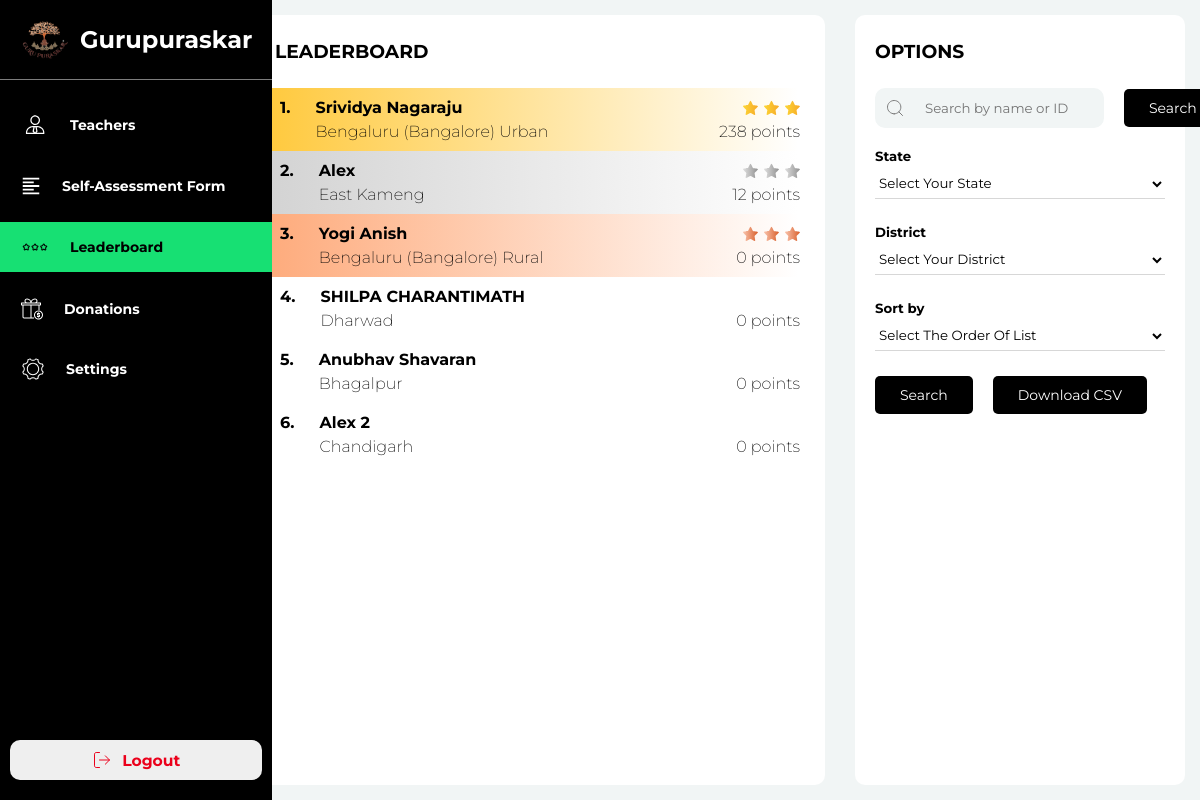
/gurupuraskar-main-main/admin/leaderboard.php (signed in), run on the app's committed database.
### tables this page shows
CREATE TABLE `users` (
  `id` int(11) NOT NULL,
  `user_code` varchar(256) NOT NULL,
  `user_mob_num` varchar(128) NOT NULL,
  `user_class` varchar(10) NOT NULL,
  `user_blocked` tinyint(1) NOT NULL DEFAULT 0
);

CREATE TABLE `users_data` (
  `id` int(11) NOT NULL,
  `user_code` varchar(256) NOT NULL,
  `user_full_name` varchar(256) NOT NULL,
  `user_email` varchar(256) NOT NULL,
  `user_gender` varchar(10) NOT NULL,
  `user_age` int(11) NOT NULL,
  `user_res_address` text NOT NULL,
  `user_state` varchar(128) NOT NULL,
  `user_district` varchar(128) NOT NULL,
  `user_taluk` varchar(256) NOT NULL,
  `user_pincode` varchar(256) NOT NULL,
  `user_education` varchar(256) NOT NULL,
  `institute_id` varchar(256) NOT NULL,
  `institute_name` varchar(256) NOT NULL,
  `institute_type` varchar(256) NOT NULL,
  `user_designation` varchar(128) NOT NULL,
  `institute_address` text NOT NULL,
  `institute_state` varchar(256) NOT NULL,
  `institute_district` varchar(256) NOT NULL,
  `institute_taluk` varchar(256) NOT NULL,
  `institute_pincode` varchar(256) NOT NULL,
  `user_identity` varchar(128) NOT NULL,
  `user_referral_code` varchar(256) NOT NULL,
  `user_kgid` varchar(256) NOT NULL
);

CREATE TABLE `users_score` (
  `id` int(11) NOT NULL,
  `user_code` varchar(128) NOT NULL,
  `user_arp` float NOT NULL,
  `user_rp` int(11) NOT NULL,
  `user_score` int(11) NOT NULL DEFAULT 0
);

### gurupuraskar-main-main/admin/leaderboard.php (the view, shortened to what this page needs)
<?php include "includes/components/html-header.php"; displayTitle("Leaderboard"); importStyleSheets(["admin-panel", "input", "leaderboard"]); ?>
<?php include "includes/components/leaderboard.php"; ?>
<?php include "includes/functions/security.php"; ?>
<body>
    <main>
        <?php include "includes/components/sidebar.php"; ?>
        <div class="options flex column justify-start">
            <div class="options-title">
                <h3>OPTIONS</h3>
            </div>
            <form method="GET" class="search-name-form flex justify-start align-center gap-20px" style="padding-right: 20px;">
                <div class="options-search flex justify-start align-center full-width">
                    <img src="./../assets/svg/search-icon.svg" alt="">
                    <input type="search" name="q" placeholder="Search by name or ID" required>
                </div>
                <button name="search-name" type="submit" id="download-csv">Search</button>
            </form>
            <form method="GET" id="leaderboard-form" class="options-inputs flex column justify-start align-start">
                <div class="input-field full-width flex column align-start gap-5px">
                    <span class="input-field-title flex full-width justify-start gap-10px">
                        <h5>State</h5>
                    </span>
                    <select id="user-state" class="select-option" title="Select your state" name="user-state" id="" required>
                        <option value="">Select your state</option>
                    </select>
                </div>
                <div class="input-field full-width flex column align-start gap-5px">
                    <span class="input-field-title flex full-width justify-start gap-10px">
                        <h5>District</h5>
                    </span>
                    <select id="user-district" class="select-option" title="Select your district" name="user-district" id="" required>
                        <option value="">Select your district</option>
                    </select>
                </div>
                <div class="input-field full-width flex column align-start gap-5px">
                    <span class="input-field-title flex full-width justify-start gap-10px">
                        <h5>Sort by</h5>
                    </span>
                    <select title="Select the order of List" name="list-order" id="list-order" required>
                        <option value="">Select the order of list</option>
                    </select>
                </div>
                <div class="flex justify-start align-center gap-20px">
                    <button form="leaderboard-form" name="search-leaderboard" type="submit" id="download-csv">Search</button>
                    <button form="download-form" name="download" type="submit" id="download-csv">Download CSV</button>
                </div>
            </form>
        </div>
        <div class="leaderboard flex column justify-start">
            <div class="leaderboard-title flex">
                <h3>LEADERBOARD</h3>
            </div>
            <div class="leaderboard-scores flex column align-center">
                <?php
                if (isset($_GET['q']) && !empty($_GET['q'])) {
                    $q = "%" . $_GET['q'] . "%";
                    $stmt = $connection->prepare(
                        "SELECT users.user_code AS u_code, users_data.user_full_name AS name,
                        users_score.user_score AS score, users_data.user_district AS district FROM users
                        INNER JOIN users_data ON users.user_code = users_data.user_code
                        INNER JOIN users_score ON users.user_code = users_score.user_code
                        WHERE users_data.user_id LIKE :q OR users_data.user_full_name LIKE :q"
                    );
                    $stmt->bindParam(":q", $q);
                    $stmt->execute();
                    $result = $stmt->fetch(PDO::FETCH_ASSOC);
                    if ($result) {
                        echo firstUserInLeaderboard(1, $result['name'], $result['district'], $result['score']);
                    } else {
                        echo "<h2>No user found.<h2>";
                    }
                } else {
                    if (isset($_GET['search-leaderboard'])) {
                        $state = $_GET['user-state'];
                        $district = $_GET['user-district'];
                        $order = $_GET['list-order'];
                        $order = $order === "desc" ? "DESC" : "ASC";
                        $query =
                        "SELECT users.user_code AS u_code, users_data.user_full_name AS name,
                        users_score.user_score AS score,
                        users_data.user_district AS district FROM users
                        INNER JOIN users_data ON users.user_code = users_data.user_code
                        INNER JOIN users_score ON users.user_code = users_score.user_code
                        WHERE users_data.user_state = :s1 AND users_data.user_district = :s2
                        ORDER BY users_score.user_score " . $order;
                        $stmt = $connection->prepare($query);
                        $stmt->bindParam(":s1", $state);
                        $stmt->bindParam(":s2", $district);
                        $stmt->execute();
                        $result = $stmt->fetchAll(PDO::FETCH_ASSOC);
                    } else {
                        $query =
                        "SELECT users.user_code AS u_code, users_data.user_full_name AS name,
                        users_score.user_score AS score,
                        users_data.user_district AS district FROM users
                        INNER JOIN users_data ON users.user_code = users_data.user_code
                        INNER JOIN users_score ON users.user_code = users_score.user_code
                        ORDER BY users_score.user_score DESC";
                        $stmt = $connection->prepare($query);
                        $stmt->execute();
                        $result = $stmt->fetchAll(PDO::FETCH_ASSOC);
                    }
                    if ($stmt->rowCount() > 0) {
                        $rank = 1;
                        foreach ($result as $key => $value) {
                            switch ($rank) {
                                case 1:
                                    echo firstUserInLeaderboard($rank, $value['name'], $value['district'], $value['score']);
                                    break;
                                case 2:
                                    echo secondUserInLeaderboard($rank, $value['name'], $value['district'], $value['score']);
                                    break;
                                case 3:
                                    echo thirdUserInLeaderboard($rank, $value['name'], $value['district'], $value['score']);
                                    break;
                                default:
                                    echo userInLeaderboard($rank, $value['name'], $value['district'], $value['score']);
                                    break;
                            }
                            $rank++;
                        }
                    } else {
                        echo "<h2>No user found.<h2>";
                    }
                }
                ?>
            </div>
        </div>
    </main>
</body>
</html>

### gurupuraskar-main-main/admin/includes/components/leaderboard.php
<?php
function firstUserInLeaderboard($rank, $name, $addr, $point) {
    return <<<DELIMETER
    <div class="score full-width first">
        <h4 class="score-number">{$rank}.</h4>
        <div class="score-details flex column gap-5px">
            <div class="row-1 full-width flex justify-sp-bt align-center">
                <h4 class="name">{$name}</h4>
                <div class="stars flex justify-center align-center gap-5px">
                    <img src="./../assets/svg/star-gold.svg">
                    <img src="./../assets/svg/star-gold.svg">
                    <img src="./../assets/svg/star-gold.svg">
                </div>
            </div>
            <div class="row-2 full-width flex justify-sp-bt align-center">
                <h4 class="address fw-200">{$addr}</h4>
                <h4 class="score-points fw-200">{$point} points</h4>
            </div>
        </div>
    </div>
    DELIMETER;
}
function secondUserInLeaderboard($rank, $name, $addr, $point) {
    return <<<DELIMETER
    <div class="score full-width second">
        <h4 class="score-number">{$rank}.</h4>
        <div class="score-details flex column gap-5px">
            <div class="row-1 full-width flex justify-sp-bt align-center">
                <h4 class="name">{$name}</h4>
                <div class="stars flex justify-center align-center gap-5px">
                    <img src="./../assets/svg/star-silver.svg">
                    <img src="./../assets/svg/star-silver.svg">
                    <img src="./../assets/svg/star-silver.svg">
                </div>
            </div>
            <div class="row-2 full-width flex justify-sp-bt align-center">
                <h4 class="address fw-200">{$addr}</h4>
                <h4 class="score-points fw-200">{$point} points</h4>
            </div>
        </div>
    </div>
    DELIMETER;
}
function thirdUserInLeaderboard($rank, $name, $addr, $point) {
    return <<<DELIMETER
    <div class="score full-width third">
        <h4 class="score-number">{$rank}.</h4>
        <div class="score-details flex column gap-5px">
            <div class="row-1 full-width flex justify-sp-bt align-center">
                <h4 class="name">{$name}</h4>
                <div class="stars flex justify-center align-center gap-5px">
                    <img src="./../assets/svg/star-bronze.svg">
                    <img src="./../assets/svg/star-bronze.svg">
                    <img src="./../assets/svg/star-bronze.svg">
                </div>
            </div>
            <div class="row-2 full-width flex justify-sp-bt align-center">
                <h4 class="address fw-200">{$addr}</h4>
                <h4 class="score-points fw-200">{$point} points</h4>
            </div>
        </div>
    </div>
    DELIMETER;
}
function userInLeaderboard($rank, $name, $addr, $point) {
    echo <<<DELIMETER
    <div class="score full-width">
        <h4 class="score-number">{$rank}.</h4>
        <div class="score-details flex column gap-5px">
            <div class="row-1 full-width flex justify-sp-bt align-center">
                <h4 class="name">{$name}</h4>
            </div>
            <div class="row-2 full-width flex justify-sp-bt align-center">
                <h4 class="address fw-200">{$addr}</h4>
                <h4 class="score-points fw-200">{$point} points</h4>
            </div>
        </div>
    </div>
    DELIMETER;
}
?>

### gurupuraskar-main-main/css/base.css (style rules this page uses)
:root { --font-montserrat: Montserrat; --font-poppins: Poppins; --font-size-base: 16px; --font-size-sm: 14px; --font-size-17xl: 36px; --font-size-5xl: 24px; --color-white: rgb(255, 255, 255); --color-white-50: rgba(255, 255, 255, 0.5); --color-black: rgb(0, 0, 0); --color-dimgray-100: rgb(77, 77, 77); --color-light-gray: rgba(241, 245, 245, 1); --color-light-gray-100: rgba(215, 215, 215, 1); --color-gray-100: rgb(125, 125, 125); --color-whitesmoke-100: rgb(248, 247, 243); --color-whitesmoke-200: rgba(238, 238, 238, 0.5); --color-bright-green: rgb(23, 224, 115); --color-light-green: rgba(202, 255, 226, 1); --color-bright-red: rgb(235, 0, 27); --color-light-red: rgba(255, 207, 207, 0.5); --color-light-yellow: rgba(255, 245, 219, 1); --color-orange: rgba(255, 138, 0, 1); --color-blue: rgba(58, 120, 240, 1); --color-light-blue: rgba(218, 230, 255, 1); --color-light-turquoise: rgb(222, 244, 255); --color-gold: rgba(255, 200, 57, 1); --color-dim-brown: rgba(249, 240, 216, 1); --color-dim-blue: rgba(221, 227, 243, 1); --color-dim-green: rgba(222, 237, 228, 1); --color-dim-orange: rgba(255, 232, 221, 1); --gradient-gold: linear-gradient(90deg, #FFC839 0%, rgba(241, 241, 241, 0) 95.3%); --gradient-silver: linear-gradient(90deg, #D2D2D2 0%, rgba(241, 241, 241, 0) 95.3%); --gradient-bronze: linear-gradient(90deg, #FEA979 0%, rgba(241, 241, 241, 0) 95.3%); --br-7xs: 6px; --br-3xs: 10px; }
* { box-sizing: border-box; margin: 0%; padding: 0%; border-collapse: collapse; font-family: var(--font-montserrat); border-collapse: collapse; transition: 0.1s all ease-in-out; }
.fw-200 { font-weight: 200; }
.full-width { width: 100%; }
.gap-5px { gap: 5px; }
.gap-10px { gap: 10px; }
.gap-20px { gap: 20px; }
.flex { display: flex; }
.flex.column { flex-flow: column; }
.flex.justify-center { justify-content: center; }
.flex.justify-sp-bt { justify-content: space-between; }
.flex.justify-start { justify-content: flex-start; }
.flex.align-center { align-items: center; }
.flex.align-start { align-items: flex-start; }

### gurupuraskar-main-main/css/admin-panel.css (style rules this page uses)
main { background-color: var(--color-light-gray); }
@media (min-width: 1024px) { main { height: 100vh; display: grid; grid-template-columns: 20% 50% 30%; } }

### gurupuraskar-main-main/css/input.css (style rules this page uses)
.input-field select { width: 100%; height: 30px; border: none; background: transparent; border-bottom: 1.5px solid var(--color-light-gray-100); outline: none; text-transform: capitalize; }

### gurupuraskar-main-main/css/leaderboard.css (style rules this page uses)
.leaderboard { background-color: var(--color-white); }
.leaderboard .leaderboard-title, .options .options-title { padding: 25px 20px; }
.leaderboard .leaderboard-title h3, .options .options-title h3 { font-weight: 200; }
.leaderboard .leaderboard-scores .score { padding: 10px 25px; display: flex; justify-content: start; align-items: start; gap: 25px; }
.leaderboard .leaderboard-scores .score.first { background: var(--gradient-gold); }
.leaderboard .leaderboard-scores .score.second { background: var(--gradient-silver); }
.leaderboard .leaderboard-scores .score.third { background: var(--gradient-bronze); }
.leaderboard .leaderboard-scores .score .score-details { width: 100%; }
.options { background-color: var(--color-white); }
.options .options-search { margin-left: 20px; background-color: var(--color-light-gray); padding: 10px; gap: 20px; border-radius: 10px; }
.options .options-search input { background-color: transparent; border: none; outline: none; }
.options .options-inputs { padding: 20px; gap: 25px; }
.options .options-inputs button, .search-name-form button { background-color: var(--color-black); padding: 10px 25px; border: none; color: var(--color-white); font-size: 14px; border-radius: 5px; }
@media (min-width: 1024px) { .leaderboard { grid-column: 2/3; grid-row: 1/2; margin: 15px; border-radius: 10px; } }
@media (min-width: 1024px) { .leaderboard .leaderboard-title h3, .options .options-title h3 { font-weight: bolder; } }
@media (min-width: 1024px) { .options { grid-column: 3/4; margin: 15px; border-radius: 10px; } }

### data on the page
users: users_data.user_full_name "Srividya Nagaraju", users_data.user_district "Bengaluru (Bangalore) Urban", users_score.user_score "238"
users: users_data.user_full_name "Alex", users_data.user_district "East Kameng", users_score.user_score "12"
users: users_data.user_full_name "Yogi Anish", users_data.user_district "Bengaluru (Bangalore) Rural", users_score.user_score "0"
users: rank "4", users_data.user_full_name "SHILPA CHARANTIMATH", users_data.user_district "Dharwad", users_score.user_score "0"
users: rank "5", users_data.user_full_name "Anubhav Shavaran", users_data.user_district "Bhagalpur", users_score.user_score "0"
users: rank "6", users_data.user_full_name "Alex 2", users_data.user_district "Chandigarh", users_score.user_score "0"

### other printed values
$arr[1][$i] "Teachers"
$arr[1][$i] "Self-Assessment Form"
$arr[1][$i] "Leaderboard"
$arr[1][$i] "Donations"
$arr[1][$i] "Settings"
